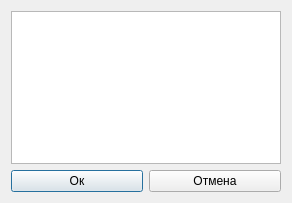
<?xml version="1.0" encoding="UTF-8"?>
<ui version="4.0">
 <class>AddDescription</class>
 <widget class="QDialog" name="AddDescription">
  <property name="geometry">
   <rect>
    <x>0</x>
    <y>0</y>
    <width>292</width>
    <height>203</height>
   </rect>
  </property>
  <property name="windowTitle">
   <string>Описание</string>
  </property>
  <layout class="QGridLayout" name="gridLayout">
   <item row="0" column="0">
    <layout class="QVBoxLayout" name="verticalLayout">
     <item>
      <widget class="QPlainTextEdit" name="plainTextEdit"/>
     </item>
     <item>
      <layout class="QHBoxLayout" name="horizontalLayout">
       <item>
        <widget class="QPushButton" name="ok">
         <property name="text">
          <string>Ок</string>
         </property>
        </widget>
       </item>
       <item>
        <widget class="QPushButton" name="reject">
         <property name="text">
          <string>Отмена</string>
         </property>
        </widget>
       </item>
      </layout>
     </item>
    </layout>
   </item>
  </layout>
 </widget>
 <resources/>
 <connections/>
</ui>
